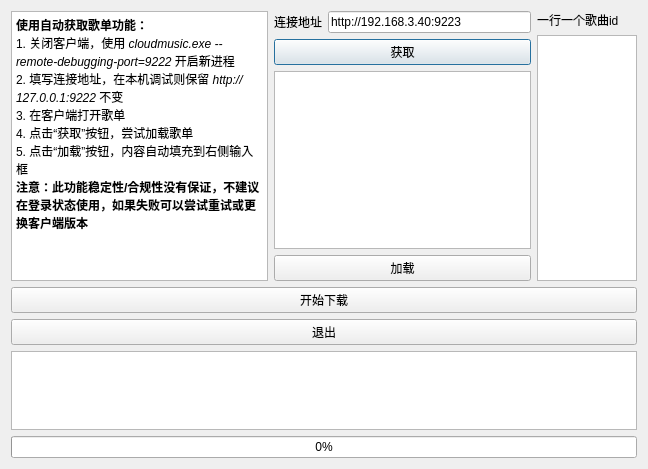
<?xml version="1.0" encoding="UTF-8"?>
<ui version="4.0">
 <class>qDialog_get_netease_songlist</class>
 <widget class="QDialog" name="qDialog_get_netease_songlist">
  <property name="geometry">
   <rect>
    <x>0</x>
    <y>0</y>
    <width>648</width>
    <height>469</height>
   </rect>
  </property>
  <property name="windowTitle">
   <string>Easy Music Plus Get Netease Songlist</string>
  </property>
  <layout class="QVBoxLayout" name="verticalLayout_3">
   <item>
    <layout class="QHBoxLayout" name="horizontalLayout_2">
     <item>
      <widget class="QTextBrowser" name="qTextBrowser_help">
       <property name="sizePolicy">
        <sizepolicy hsizetype="Expanding" vsizetype="Preferred">
         <horstretch>0</horstretch>
         <verstretch>0</verstretch>
        </sizepolicy>
       </property>
       <property name="minimumSize">
        <size>
         <width>230</width>
         <height>270</height>
        </size>
       </property>
       <property name="html">
        <string>&lt;!DOCTYPE HTML PUBLIC &quot;-//W3C//DTD HTML 4.0//EN&quot; &quot;http://www.w3.org/TR/REC-html40/strict.dtd&quot;&gt;
&lt;html&gt;&lt;head&gt;&lt;meta name=&quot;qrichtext&quot; content=&quot;1&quot; /&gt;&lt;meta charset=&quot;utf-8&quot; /&gt;&lt;style type=&quot;text/css&quot;&gt;
p, li { white-space: pre-wrap; }
hr { height: 1px; border-width: 0; }
li.unchecked::marker { content: &quot;\2610&quot;; }
li.checked::marker { content: &quot;\2612&quot;; }
&lt;/style&gt;&lt;/head&gt;&lt;body style=&quot; font-family:'Sans Serif'; font-size:9pt; font-weight:400; font-style:normal;&quot;&gt;
&lt;p style=&quot; margin-top:0px; margin-bottom:0px; margin-left:0px; margin-right:0px; -qt-block-indent:0; text-indent:0px;&quot;&gt;&lt;span style=&quot; font-weight:700;&quot;&gt;使用自动获取歌单功能：&lt;/span&gt;&lt;/p&gt;
&lt;p style=&quot; margin-top:0px; margin-bottom:0px; margin-left:0px; margin-right:0px; -qt-block-indent:0; text-indent:0px;&quot;&gt;1. 关闭客户端，使用 &lt;span style=&quot; font-style:italic;&quot;&gt;cloudmusic.exe --remote-debugging-port=9222&lt;/span&gt; 开启新进程&lt;/p&gt;
&lt;p style=&quot; margin-top:0px; margin-bottom:0px; margin-left:0px; margin-right:0px; -qt-block-indent:0; text-indent:0px;&quot;&gt;2. 填写连接地址，在本机调试则保留 &lt;span style=&quot; font-style:italic;&quot;&gt;http://127.0.0.1:9222&lt;/span&gt; 不变&lt;/p&gt;
&lt;p style=&quot; margin-top:0px; margin-bottom:0px; margin-left:0px; margin-right:0px; -qt-block-indent:0; text-indent:0px;&quot;&gt;3. 在客户端打开歌单&lt;/p&gt;
&lt;p style=&quot; margin-top:0px; margin-bottom:0px; margin-left:0px; margin-right:0px; -qt-block-indent:0; text-indent:0px;&quot;&gt;4. 点击“获取”按钮，尝试加载歌单&lt;/p&gt;
&lt;p style=&quot; margin-top:0px; margin-bottom:0px; margin-left:0px; margin-right:0px; -qt-block-indent:0; text-indent:0px;&quot;&gt;5. 点击“加载”按钮，内容自动填充到右侧输入框&lt;/p&gt;
&lt;p style=&quot; margin-top:0px; margin-bottom:0px; margin-left:0px; margin-right:0px; -qt-block-indent:0; text-indent:0px;&quot;&gt;&lt;span style=&quot; font-weight:700;&quot;&gt;注意：此功能稳定性/合规性没有保证，不建议在登录状态使用，如果失败可以尝试重试或更换客户端版本&lt;/span&gt;&lt;/p&gt;&lt;/body&gt;&lt;/html&gt;</string>
       </property>
      </widget>
     </item>
     <item>
      <layout class="QVBoxLayout" name="verticalLayout_2">
       <item>
        <layout class="QHBoxLayout" name="horizontalLayout">
         <item>
          <widget class="QLabel" name="qLabel_songlist_name">
           <property name="text">
            <string>连接地址</string>
           </property>
          </widget>
         </item>
         <item>
          <widget class="QLineEdit" name="qLineEdit_url">
           <property name="text">
            <string>http://192.168.3.40:9223</string>
           </property>
          </widget>
         </item>
        </layout>
       </item>
       <item>
        <widget class="QPushButton" name="qPushButton_request">
         <property name="text">
          <string>获取</string>
         </property>
        </widget>
       </item>
       <item>
        <widget class="QPlainTextEdit" name="qPlainTextEdit_get_log">
         <property name="readOnly">
          <bool>true</bool>
         </property>
        </widget>
       </item>
       <item>
        <widget class="QPushButton" name="qPushButton_get_ids">
         <property name="text">
          <string>加载</string>
         </property>
        </widget>
       </item>
      </layout>
     </item>
     <item>
      <layout class="QVBoxLayout" name="verticalLayout">
       <item>
        <widget class="QLabel" name="qLabel_song_ids">
         <property name="text">
          <string>一行一个歌曲id</string>
         </property>
        </widget>
       </item>
       <item>
        <widget class="QPlainTextEdit" name="qPlainTextEdit_song_ids">
         <property name="sizePolicy">
          <sizepolicy hsizetype="Fixed" vsizetype="Expanding">
           <horstretch>0</horstretch>
           <verstretch>0</verstretch>
          </sizepolicy>
         </property>
         <property name="maximumSize">
          <size>
           <width>100</width>
           <height>16777215</height>
          </size>
         </property>
        </widget>
       </item>
      </layout>
     </item>
    </layout>
   </item>
   <item>
    <widget class="QPushButton" name="qPushButton_start">
     <property name="text">
      <string>开始下载</string>
     </property>
    </widget>
   </item>
   <item>
    <widget class="QPushButton" name="qPushButton_quit">
     <property name="text">
      <string>退出</string>
     </property>
    </widget>
   </item>
   <item>
    <widget class="QPlainTextEdit" name="qPlainTextEdit_log">
     <property name="readOnly">
      <bool>true</bool>
     </property>
    </widget>
   </item>
   <item>
    <widget class="QProgressBar" name="qProgressBar_progress">
     <property name="value">
      <number>0</number>
     </property>
    </widget>
   </item>
  </layout>
 </widget>
 <resources/>
 <connections/>
</ui>
